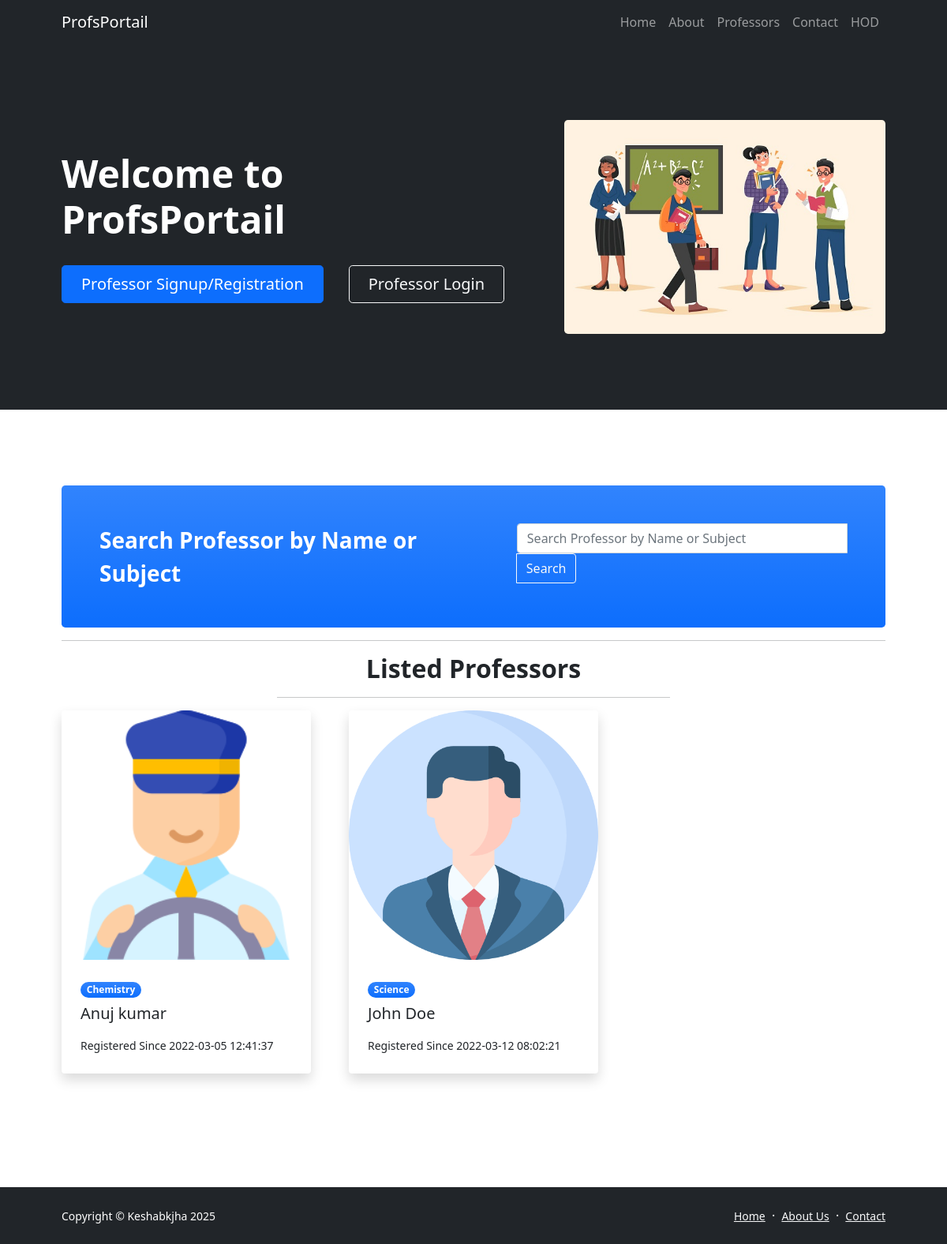
Before: / with the older database file.
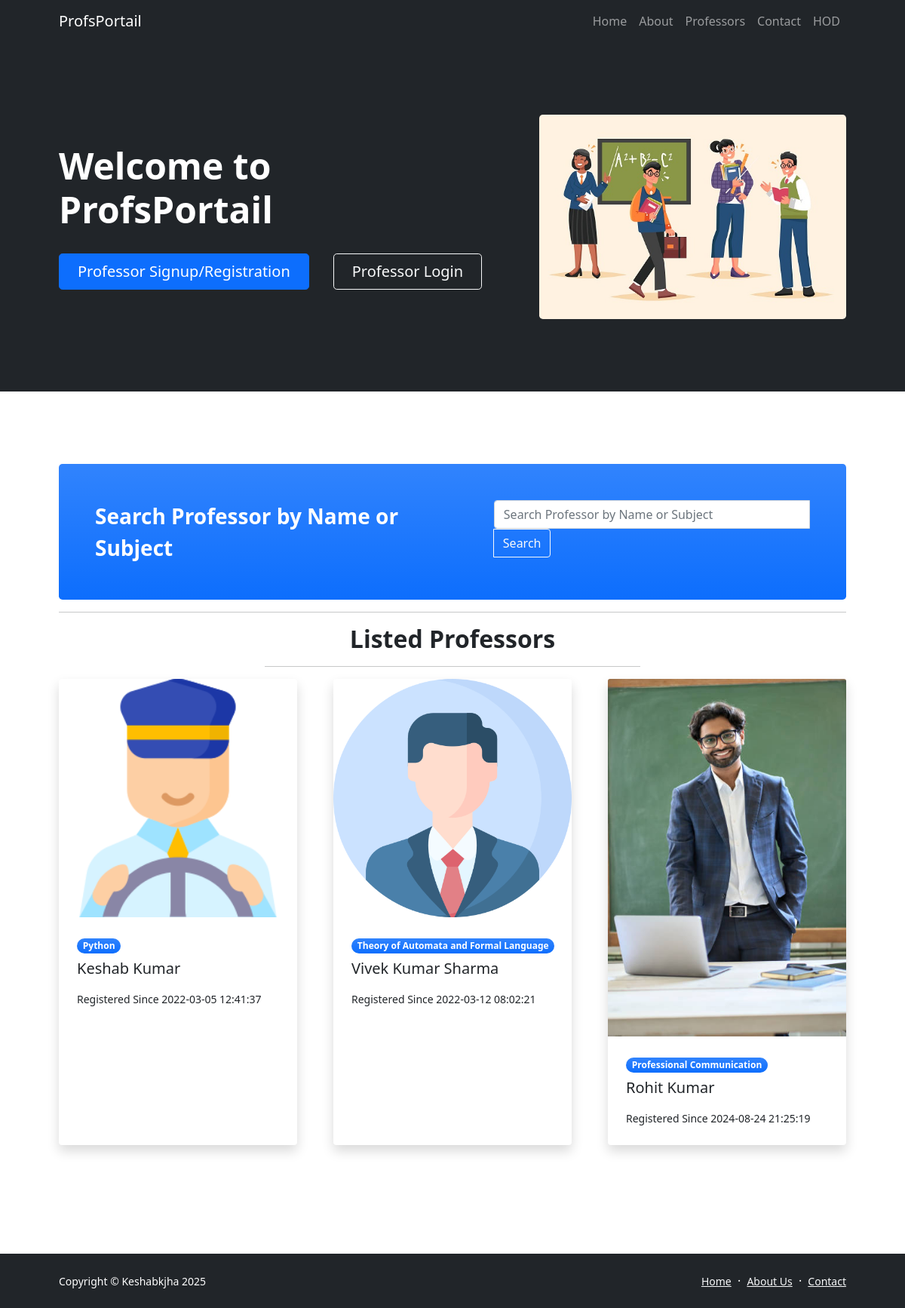
After: the same page with the newer database file.
### tables this page shows
CREATE TABLE `tblteacher` (
  `ID` int(10) NOT NULL,
  `Name` varchar(120) DEFAULT NULL,
  `Picture` varchar(200) NOT NULL,
  `Email` varchar(120) DEFAULT NULL,
  `MobileNumber` bigint(10) DEFAULT NULL,
  `password` varchar(255) DEFAULT NULL,
  `Qualifications` varchar(120) DEFAULT NULL,
  `Address` varchar(200) DEFAULT NULL,
  `TeacherSub` varchar(120) DEFAULT NULL,
  `description` mediumtext DEFAULT NULL,
  `teachingExp` varchar(10) DEFAULT NULL,
  `JoiningDate` varchar(120) DEFAULT NULL,
  `RegDate` timestamp NOT NULL DEFAULT current_timestamp(),
  `isPublic` int(1) DEFAULT NULL
);

### index.php (the view, shortened to what this page needs)
<?php include_once('includes/dbconnection.php');
?>
<!DOCTYPE html>
<html lang="en">
    <head>
        <link href="https://cdn.jsdelivr.net/npm/bootstrap-icons@1.5.0/font/bootstrap-icons.css" rel="stylesheet" />
        <link href="css/styles.css" rel="stylesheet" />
    </head>
    <body class="d-flex flex-column h-100">
        <main class="flex-shrink-0">
 <?php include_once('includes/header.php');?>
            <header class="bg-dark py-5">
                <div class="container px-5">
                    <div class="row gx-5 align-items-center justify-content-center">
                        <div class="col-lg-8 col-xl-7 col-xxl-6">
                            <div class="my-5 text-center text-xl-start">
                                <h class="display-5 fw-bolder text-white mb-2">Welcome to</h>
                                <h1 class="display-5 fw-bolder text-white mb-2">ProfsPortail</h1>
                                <div class="d-grid gap-3 d-sm-flex justify-content-sm-center justify-content-xl-start" style="margin-top:5%;">
                                    <a class="btn btn-primary btn-lg px-4 me-sm-3" href="Professor/signup.php">Professor Signup/Registration</a>
                                    <a class="btn btn-outline-light btn-lg px-4" href="Professor/index.php">Professor Login</a>
                                </div>
                            </div>
                        </div>
                        <div class="col-xl-5 col-xxl-6 d-none d-xl-block text-center"><img class="img-fluid rounded-3 my-5" src="images/3802031.jpg" alt="..." /></div>
                    </div>
                </div>
            </header>
            <section class="py-5">
                <div class="container px-5 my-5">
                    <form method="post" action="search-result.php">
   <aside class="bg-primary bg-gradient rounded-3 p-4 p-sm-5 mt-5">
                        <div class="d-flex align-items-center justify-content-between flex-column flex-xl-row text-center text-xl-start">
                            <div class="mb-4 mb-xl-0">
                                <div class="fs-3 fw-bold text-white">Search Professor by Name or Subject</div>
                            </div>
                            <div class="ms-xl-4">
                                <div class="input-group mb-2">
                                    <input class="form-control" type="text" placeholder="Search Professor by Name or Subject" aria-label="Email address..." aria-describedby="button-newsletter" name="searchinput" required style="width:350px;" />
                                    <button class="btn btn-outline-light" id="button-newsletter" type="submit">Search</button>
                                </div>
                            </div>
                        </div>
                    </aside>
                </form>
                    <hr />
                    <div class="row gx-5 justify-content-center">
                        <div class="col-lg-8 col-xl-6">
                            <div class="text-center">
                                <h2 class="fw-bolder">Listed Professors</h2>
<hr color="red" />
                            </div>
                        </div>
                    </div>
                    <div class="row gx-5">
                                    <?php
$sql="SELECT * from tblteacher where isPublic='1' limit 9";
$query = $dbh -> prepare($sql);
$query->execute();
$results=$query->fetchAll(PDO::FETCH_OBJ);
if($query->rowCount() > 0)
{
foreach($results as $row)
{               ?>
                        <div class="col-lg-4 mb-5">
                            <div class="card h-100 shadow border-0">
                                <img class="card-img-top" src="Professor/images/<?php echo $row->Picture;?>" alt="<?php  echo htmlentities($row->Name);?>" />
                                <div class="card-body p-4">
                                    <div class="badge bg-primary bg-gradient rounded-pill mb-2"><?php  echo htmlentities($row->TeacherSub);?></div>
                                    <a class="text-decoration-none link-dark stretched-link" href="Professor-details.php?tid=<?php echo $row->ID;?>" target="_blank">
                                        <h5 class="card-title mb-3"><?php  echo htmlentities($row->Name);?></h5></a>
                                    <p class="card-text mb-0"><small>Registered Since <?php  echo htmlentities($row->RegDate);?></small></p>
                                </div>
                            </div>
                        </div>
<?php }} else{?>
<h3 align="center" style="color:red;">Record not Found</h3>
<?php } ?>
                    </div>
                </div>
            </section>
        </main>
<?php include_once('includes/footer.php'); ?>
    </body>
</html>

### includes/header.php (shortened to what this page needs)
<nav class="navbar navbar-expand-lg navbar-dark bg-dark">
     <div class="container px-5">
         <a class="navbar-brand" href="index.php">ProfsPortail</a>
         <div class="collapse navbar-collapse" id="navbarSupportedContent">
             <ul class="navbar-nav ms-auto mb-2 mb-lg-0">
                 <li class="nav-item"><a class="nav-link" href="index.php">Home</a></li>
                 <li class="nav-item"><a class="nav-link" href="about.php">About</a></li>
                 <li class="nav-item"><a class="nav-link" href="listed-Professor.php">Professors</a></li>
                 <li class="nav-item"><a class="nav-link" href="contact.php">Contact</a></li>
                 <li class="nav-item"><a class="nav-link" href="HOD/">HOD</a></li>
             </ul>
         </div>
     </div>
 </nav>

### includes/footer.php
<footer class="bg-dark py-4 mt-auto">
    <div class="container px-5">
        <div class="row align-items-center justify-content-between flex-column flex-sm-row">
            <div class="col-auto"><div class="small m-0 text-white">Copyright &copy; Keshabkjha <?php echo date('Y');?></div></div>
            <div class="col-auto">
                <a class="link-light small" href="index.php">Home</a>
                <span class="text-white mx-1">&middot;</span>
                <a class="link-light small" href="about.php">About Us</a>
                <span class="text-white mx-1">&middot;</span>
                <a class="link-light small" href="contact.php">Contact</a>
            </div>
        </div>
    </div>
</footer>

Changed rows visible on the page:
changed tblteacher: TeacherSub "Chemistry" → "Python"; Name "Anuj kumar" → "Keshab Kumar"
changed tblteacher: TeacherSub "Science" → "Theory of Automata and Formal Language"; Name "John Doe" → "Vivek Kumar Sharma"
added tblteacher: Picture (picture), TeacherSub "Professional Communication", Name "Rohit Kumar", RegDate "2024-08-24 21:25:19"
